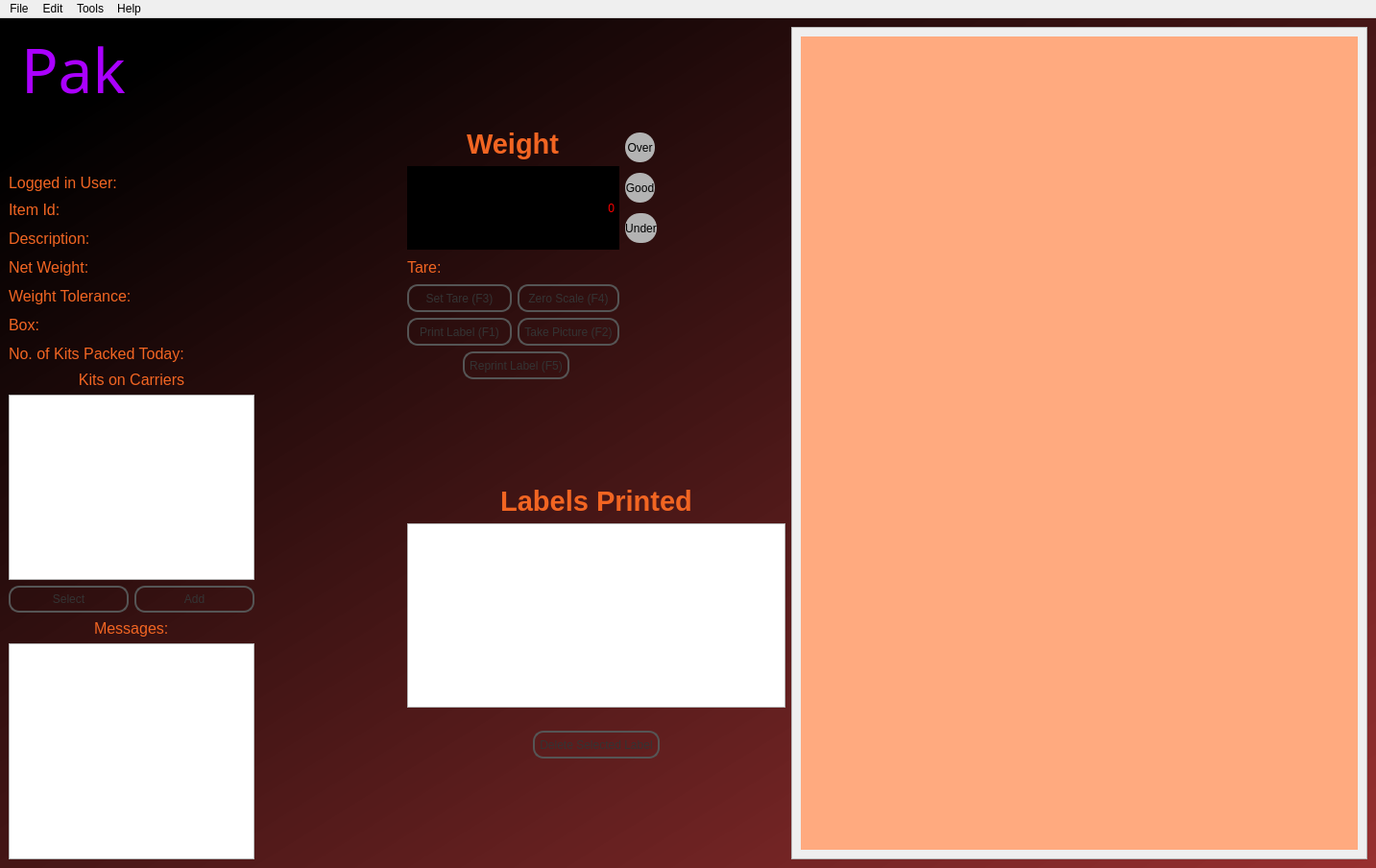
<?xml version="1.0" encoding="UTF-8"?>
<ui version="4.0">
 <author>C. Pusey</author>
 <class>MainWindow</class>
 <widget class="QMainWindow" name="MainWindow">
  <property name="geometry">
   <rect>
    <x>0</x>
    <y>0</y>
    <width>1433</width>
    <height>904</height>
   </rect>
  </property>
  <property name="sizePolicy">
   <sizepolicy hsizetype="Fixed" vsizetype="Fixed">
    <horstretch>0</horstretch>
    <verstretch>0</verstretch>
   </sizepolicy>
  </property>
  <property name="focusPolicy">
   <enum>Qt::StrongFocus</enum>
  </property>
  <property name="windowTitle">
   <string>Pak</string>
  </property>
  <property name="windowIcon">
   <iconset>
    <normaloff>Resources/path2829.png</normaloff>Resources/path2829.png</iconset>
  </property>
  <property name="styleSheet">
   <string notr="true">#MainWindow{
	font: 87 8pt &quot;Arial Black&quot;;
	background-color: rgb(255, 0, 0);
background-image: url(:/newPrefix/Resources/dinpattern-stripe.gif);
}

#label,#label_8,#label_2{color:#f26522;}
#lcdNumber{
	color: rgb(255, 0, 0);
background-color: rgb(0, 0, 0);}
#label_3,#label_4,#label_5,#label_6,#label_9,#label_16,#label_18,#label_21,#label_26,#label_23,#label_24{color:#f26522;font: 75 10pt &quot;Arial&quot;;font-size:16px;}
#label_12,#label_13,#label_14,#label_15,#label_17,#label_19,#label_20,#label_22{color: rgb(255, 170, 0);font: 75 10pt &quot;Arial Black&quot;;font-size:16px;}

#label_7{
	
	
	font: 48pt &quot;Trebuchet MS&quot;;
	
	
	color: rgb(170, 0, 255);
	}

#centralwidget{
	background-color: qlineargradient(spread:pad, x1:1, y1:1, x2:0.057, y2:0.0681818, stop:0 rgba(81, 81, 81, 151), stop:0.98 rgba(0, 0, 0, 255));

}
#label_10{
	background-color: rgb(0, 0, 0);
	color: rgb(255, 0, 0);
	
	font: 75 48pt &quot;Glass Gauge&quot;;

}
QPushButton{
	
	
font: 75 8pt &quot;Arial Black&quot;;
color: #333;
border: 2px solid #555;
border-radius: 11px;
padding: 5px;
background: qradialgradient(cx: 0.3, cy: -0.4,
fx: 0.3, fy: -0.4,
radius: 1.35, stop: 0 #fff, stop: 1 #888);
min-width: 80px;
	

}

QPushButton:hover {
background: qradialgradient(cx: 0.3, cy: -0.4,
fx: 0.3, fy: -0.4,
radius: 1.35, stop: 0 #fff, stop: 1 #bbb);
}

QPushButton:pressed  {

background: qradialgradient(cx: 0.4, cy: -0.1,
fx: 0.4, fy: -0.1,
radius: 1.35, stop: 0 #fff, stop: 1 #ddd);
}
#label_11{

	background-color: rgb(255, 170, 127);

}
#highlabel,#goodlabel,#lowlabel{
border-width: 2px;
border-radius: 15px;
	background-color: rgb(179, 179, 179);
font: 70 7pt &quot;Arial Black&quot;;


}

#tableView  {
gridline-color:  rgb(170, 85, 255);

}

</string>
  </property>
  <widget class="QWidget" name="centralwidget">
   <property name="sizePolicy">
    <sizepolicy hsizetype="Preferred" vsizetype="Preferred">
     <horstretch>0</horstretch>
     <verstretch>0</verstretch>
    </sizepolicy>
   </property>
   <property name="styleSheet">
    <string notr="true"/>
   </property>
   <layout class="QGridLayout" name="gridLayout">
    <item row="0" column="0" rowspan="10">
     <layout class="QGridLayout" name="gridLayout_4">
      <item row="0" column="0" colspan="2">
       <layout class="QVBoxLayout" name="verticalLayout">
        <item>
         <layout class="QHBoxLayout" name="horizontalLayout">
          <item>
           <widget class="QLabel" name="label_2">
            <property name="text">
             <string/>
            </property>
            <property name="pixmap">
             <pixmap>Resources/path2829.png</pixmap>
            </property>
           </widget>
          </item>
          <item>
           <widget class="QLabel" name="label_7">
            <property name="font">
             <font>
              <family>Trebuchet MS</family>
              <pointsize>48</pointsize>
              <weight>50</weight>
              <italic>false</italic>
              <bold>false</bold>
             </font>
            </property>
            <property name="text">
             <string>Pak</string>
            </property>
           </widget>
          </item>
          <item>
           <spacer name="horizontalSpacer_7">
            <property name="orientation">
             <enum>Qt::Horizontal</enum>
            </property>
            <property name="sizeHint" stdset="0">
             <size>
              <width>40</width>
              <height>20</height>
             </size>
            </property>
           </spacer>
          </item>
         </layout>
        </item>
        <item>
         <spacer name="verticalSpacer">
          <property name="orientation">
           <enum>Qt::Vertical</enum>
          </property>
          <property name="sizeHint" stdset="0">
           <size>
            <width>20</width>
            <height>58</height>
           </size>
          </property>
         </spacer>
        </item>
        <item>
         <layout class="QHBoxLayout" name="horizontalLayout_2">
          <item>
           <widget class="QLabel" name="label_18">
            <property name="text">
             <string>Logged in User:</string>
            </property>
           </widget>
          </item>
          <item>
           <widget class="QLabel" name="label_19">
            <property name="text">
             <string/>
            </property>
           </widget>
          </item>
          <item>
           <spacer name="horizontalSpacer_5">
            <property name="orientation">
             <enum>Qt::Horizontal</enum>
            </property>
            <property name="sizeHint" stdset="0">
             <size>
              <width>40</width>
              <height>20</height>
             </size>
            </property>
           </spacer>
          </item>
         </layout>
        </item>
        <item>
         <layout class="QHBoxLayout" name="horizontalLayout_3">
          <item>
           <widget class="QLabel" name="label_3">
            <property name="text">
             <string>Item Id:</string>
            </property>
           </widget>
          </item>
          <item>
           <widget class="QLabel" name="label_12">
            <property name="sizePolicy">
             <sizepolicy hsizetype="Preferred" vsizetype="Preferred">
              <horstretch>0</horstretch>
              <verstretch>0</verstretch>
             </sizepolicy>
            </property>
            <property name="minimumSize">
             <size>
              <width>91</width>
              <height>24</height>
             </size>
            </property>
            <property name="text">
             <string/>
            </property>
           </widget>
          </item>
          <item>
           <spacer name="horizontalSpacer_3">
            <property name="orientation">
             <enum>Qt::Horizontal</enum>
            </property>
            <property name="sizeHint" stdset="0">
             <size>
              <width>258</width>
              <height>20</height>
             </size>
            </property>
           </spacer>
          </item>
         </layout>
        </item>
        <item>
         <layout class="QHBoxLayout" name="horizontalLayout_4">
          <item>
           <widget class="QLabel" name="label_4">
            <property name="font">
             <font>
              <family>Arial</family>
              <pointsize>-1</pointsize>
              <weight>9</weight>
              <italic>false</italic>
              <bold>false</bold>
             </font>
            </property>
            <property name="text">
             <string>Description:</string>
            </property>
           </widget>
          </item>
          <item>
           <widget class="QLabel" name="label_13">
            <property name="minimumSize">
             <size>
              <width>301</width>
              <height>24</height>
             </size>
            </property>
            <property name="text">
             <string/>
            </property>
           </widget>
          </item>
         </layout>
        </item>
        <item>
         <layout class="QHBoxLayout" name="horizontalLayout_5">
          <item>
           <widget class="QLabel" name="label_5">
            <property name="text">
             <string>Net Weight:</string>
            </property>
           </widget>
          </item>
          <item>
           <widget class="QLabel" name="label_14">
            <property name="minimumSize">
             <size>
              <width>61</width>
              <height>24</height>
             </size>
            </property>
            <property name="text">
             <string/>
            </property>
           </widget>
          </item>
          <item>
           <spacer name="horizontalSpacer_4">
            <property name="orientation">
             <enum>Qt::Horizontal</enum>
            </property>
            <property name="sizeHint" stdset="0">
             <size>
              <width>40</width>
              <height>20</height>
             </size>
            </property>
           </spacer>
          </item>
         </layout>
        </item>
        <item>
         <layout class="QHBoxLayout" name="horizontalLayout_6">
          <item>
           <widget class="QLabel" name="label_16">
            <property name="text">
             <string>Weight Tolerance:</string>
            </property>
           </widget>
          </item>
          <item>
           <widget class="QLabel" name="label_17">
            <property name="minimumSize">
             <size>
              <width>61</width>
              <height>24</height>
             </size>
            </property>
            <property name="text">
             <string/>
            </property>
           </widget>
          </item>
          <item>
           <spacer name="horizontalSpacer_6">
            <property name="orientation">
             <enum>Qt::Horizontal</enum>
            </property>
            <property name="sizeHint" stdset="0">
             <size>
              <width>40</width>
              <height>20</height>
             </size>
            </property>
           </spacer>
          </item>
         </layout>
        </item>
        <item>
         <layout class="QHBoxLayout" name="horizontalLayout_7">
          <item>
           <widget class="QLabel" name="label_6">
            <property name="text">
             <string>Box:</string>
            </property>
           </widget>
          </item>
          <item>
           <widget class="QLabel" name="label_15">
            <property name="minimumSize">
             <size>
              <width>81</width>
              <height>24</height>
             </size>
            </property>
            <property name="text">
             <string/>
            </property>
            <property name="scaledContents">
             <bool>false</bool>
            </property>
           </widget>
          </item>
          <item>
           <spacer name="horizontalSpacer">
            <property name="orientation">
             <enum>Qt::Horizontal</enum>
            </property>
            <property name="sizeHint" stdset="0">
             <size>
              <width>238</width>
              <height>20</height>
             </size>
            </property>
           </spacer>
          </item>
         </layout>
        </item>
        <item>
         <layout class="QHBoxLayout" name="horizontalLayout_8">
          <item>
           <widget class="QLabel" name="label_21">
            <property name="text">
             <string>No. of Kits Packed Today:</string>
            </property>
           </widget>
          </item>
          <item>
           <widget class="QLabel" name="label_22">
            <property name="minimumSize">
             <size>
              <width>41</width>
              <height>24</height>
             </size>
            </property>
            <property name="text">
             <string/>
            </property>
           </widget>
          </item>
          <item>
           <spacer name="horizontalSpacer_2">
            <property name="orientation">
             <enum>Qt::Horizontal</enum>
            </property>
            <property name="sizeHint" stdset="0">
             <size>
              <width>118</width>
              <height>20</height>
             </size>
            </property>
           </spacer>
          </item>
         </layout>
        </item>
       </layout>
      </item>
      <item row="1" column="0">
       <layout class="QVBoxLayout" name="verticalLayout_3">
        <item>
         <widget class="QLabel" name="label_24">
          <property name="text">
           <string>Kits on Carriers</string>
          </property>
          <property name="alignment">
           <set>Qt::AlignCenter</set>
          </property>
         </widget>
        </item>
        <item>
         <widget class="QTableView" name="tableView_2"/>
        </item>
        <item>
         <layout class="QHBoxLayout" name="horizontalLayout_12">
          <item>
           <widget class="QPushButton" name="pushButton_8">
            <property name="text">
             <string>Select</string>
            </property>
           </widget>
          </item>
          <item>
           <widget class="QPushButton" name="pushButton_7">
            <property name="text">
             <string>Add</string>
            </property>
           </widget>
          </item>
         </layout>
        </item>
       </layout>
      </item>
      <item row="1" column="1">
       <spacer name="horizontalSpacer_19">
        <property name="orientation">
         <enum>Qt::Horizontal</enum>
        </property>
        <property name="sizeHint" stdset="0">
         <size>
          <width>40</width>
          <height>20</height>
         </size>
        </property>
       </spacer>
      </item>
      <item row="2" column="0">
       <layout class="QGridLayout" name="gridLayout_3">
        <item row="0" column="0">
         <spacer name="horizontalSpacer_14">
          <property name="orientation">
           <enum>Qt::Horizontal</enum>
          </property>
          <property name="sizeHint" stdset="0">
           <size>
            <width>40</width>
            <height>20</height>
           </size>
          </property>
         </spacer>
        </item>
        <item row="0" column="1">
         <widget class="QLabel" name="label_23">
          <property name="text">
           <string>Messages:</string>
          </property>
         </widget>
        </item>
        <item row="0" column="2">
         <spacer name="horizontalSpacer_13">
          <property name="orientation">
           <enum>Qt::Horizontal</enum>
          </property>
          <property name="sizeHint" stdset="0">
           <size>
            <width>40</width>
            <height>20</height>
           </size>
          </property>
         </spacer>
        </item>
        <item row="1" column="0" colspan="3">
         <widget class="QPlainTextEdit" name="plainTextEdit"/>
        </item>
       </layout>
      </item>
      <item row="2" column="1">
       <spacer name="horizontalSpacer_20">
        <property name="orientation">
         <enum>Qt::Horizontal</enum>
        </property>
        <property name="sizeHint" stdset="0">
         <size>
          <width>40</width>
          <height>20</height>
         </size>
        </property>
       </spacer>
      </item>
     </layout>
    </item>
    <item row="0" column="1">
     <spacer name="verticalSpacer_3">
      <property name="orientation">
       <enum>Qt::Vertical</enum>
      </property>
      <property name="sizeHint" stdset="0">
       <size>
        <width>20</width>
        <height>91</height>
       </size>
      </property>
     </spacer>
    </item>
    <item row="0" column="5" rowspan="10">
     <widget class="QScrollArea" name="scrollArea">
      <property name="sizePolicy">
       <sizepolicy hsizetype="Preferred" vsizetype="Preferred">
        <horstretch>0</horstretch>
        <verstretch>0</verstretch>
       </sizepolicy>
      </property>
      <property name="minimumSize">
       <size>
        <width>600</width>
        <height>770</height>
       </size>
      </property>
      <property name="widgetResizable">
       <bool>true</bool>
      </property>
      <property name="alignment">
       <set>Qt::AlignRight|Qt::AlignTrailing|Qt::AlignVCenter</set>
      </property>
      <widget class="QWidget" name="scrollAreaWidgetContents">
       <property name="geometry">
        <rect>
         <x>0</x>
         <y>0</y>
         <width>598</width>
         <height>864</height>
        </rect>
       </property>
       <layout class="QVBoxLayout" name="verticalLayout_6">
        <item>
         <widget class="QLabel" name="label_11">
          <property name="text">
           <string/>
          </property>
         </widget>
        </item>
       </layout>
      </widget>
     </widget>
    </item>
    <item row="1" column="1" colspan="3">
     <layout class="QHBoxLayout" name="horizontalLayout_9">
      <item>
       <spacer name="horizontalSpacer_9">
        <property name="orientation">
         <enum>Qt::Horizontal</enum>
        </property>
        <property name="sizeHint" stdset="0">
         <size>
          <width>28</width>
          <height>20</height>
         </size>
        </property>
       </spacer>
      </item>
      <item>
       <widget class="QLabel" name="label_8">
        <property name="font">
         <font>
          <family>Arial</family>
          <pointsize>22</pointsize>
          <weight>75</weight>
          <bold>true</bold>
         </font>
        </property>
        <property name="text">
         <string>Weight</string>
        </property>
       </widget>
      </item>
      <item>
       <spacer name="horizontalSpacer_8">
        <property name="orientation">
         <enum>Qt::Horizontal</enum>
        </property>
        <property name="sizeHint" stdset="0">
         <size>
          <width>28</width>
          <height>20</height>
         </size>
        </property>
       </spacer>
      </item>
     </layout>
    </item>
    <item row="1" column="4" rowspan="2">
     <layout class="QVBoxLayout" name="verticalLayout_4">
      <item>
       <widget class="QLabel" name="highlabel">
        <property name="sizePolicy">
         <sizepolicy hsizetype="Fixed" vsizetype="Fixed">
          <horstretch>0</horstretch>
          <verstretch>0</verstretch>
         </sizepolicy>
        </property>
        <property name="minimumSize">
         <size>
          <width>31</width>
          <height>31</height>
         </size>
        </property>
        <property name="text">
         <string>Over</string>
        </property>
        <property name="alignment">
         <set>Qt::AlignCenter</set>
        </property>
       </widget>
      </item>
      <item>
       <widget class="QLabel" name="goodlabel">
        <property name="sizePolicy">
         <sizepolicy hsizetype="Fixed" vsizetype="Fixed">
          <horstretch>0</horstretch>
          <verstretch>0</verstretch>
         </sizepolicy>
        </property>
        <property name="minimumSize">
         <size>
          <width>31</width>
          <height>31</height>
         </size>
        </property>
        <property name="text">
         <string>Good</string>
        </property>
        <property name="alignment">
         <set>Qt::AlignCenter</set>
        </property>
       </widget>
      </item>
      <item>
       <widget class="QLabel" name="lowlabel">
        <property name="sizePolicy">
         <sizepolicy hsizetype="Fixed" vsizetype="Fixed">
          <horstretch>0</horstretch>
          <verstretch>0</verstretch>
         </sizepolicy>
        </property>
        <property name="minimumSize">
         <size>
          <width>31</width>
          <height>31</height>
         </size>
        </property>
        <property name="text">
         <string>Under</string>
        </property>
        <property name="alignment">
         <set>Qt::AlignCenter</set>
        </property>
       </widget>
      </item>
     </layout>
    </item>
    <item row="2" column="1" colspan="3">
     <widget class="QLabel" name="label_10">
      <property name="sizePolicy">
       <sizepolicy hsizetype="Fixed" vsizetype="Fixed">
        <horstretch>0</horstretch>
        <verstretch>0</verstretch>
       </sizepolicy>
      </property>
      <property name="minimumSize">
       <size>
        <width>221</width>
        <height>87</height>
       </size>
      </property>
      <property name="baseSize">
       <size>
        <width>0</width>
        <height>0</height>
       </size>
      </property>
      <property name="frameShape">
       <enum>QFrame::WinPanel</enum>
      </property>
      <property name="frameShadow">
       <enum>QFrame::Sunken</enum>
      </property>
      <property name="text">
       <string>0</string>
      </property>
      <property name="alignment">
       <set>Qt::AlignRight|Qt::AlignTrailing|Qt::AlignVCenter</set>
      </property>
     </widget>
    </item>
    <item row="3" column="1" colspan="3">
     <layout class="QHBoxLayout" name="horizontalLayout_10">
      <item>
       <widget class="QLabel" name="label_9">
        <property name="text">
         <string>Tare:</string>
        </property>
       </widget>
      </item>
      <item>
       <widget class="QLabel" name="label_20">
        <property name="minimumSize">
         <size>
          <width>71</width>
          <height>24</height>
         </size>
        </property>
        <property name="text">
         <string/>
        </property>
       </widget>
      </item>
      <item>
       <spacer name="horizontalSpacer_10">
        <property name="orientation">
         <enum>Qt::Horizontal</enum>
        </property>
        <property name="sizeHint" stdset="0">
         <size>
          <width>40</width>
          <height>20</height>
         </size>
        </property>
       </spacer>
      </item>
     </layout>
    </item>
    <item row="4" column="1" colspan="2">
     <widget class="QPushButton" name="pushButton">
      <property name="minimumSize">
       <size>
        <width>94</width>
        <height>29</height>
       </size>
      </property>
      <property name="text">
       <string>Set Tare (F3)</string>
      </property>
      <property name="iconSize">
       <size>
        <width>128</width>
        <height>64</height>
       </size>
      </property>
      <property name="checkable">
       <bool>false</bool>
      </property>
      <property name="flat">
       <bool>false</bool>
      </property>
     </widget>
    </item>
    <item row="4" column="3">
     <widget class="QPushButton" name="pushButton_3">
      <property name="minimumSize">
       <size>
        <width>94</width>
        <height>29</height>
       </size>
      </property>
      <property name="text">
       <string>Zero Scale (F4)</string>
      </property>
      <property name="checkable">
       <bool>false</bool>
      </property>
      <property name="flat">
       <bool>false</bool>
      </property>
     </widget>
    </item>
    <item row="4" column="4">
     <spacer name="horizontalSpacer_18">
      <property name="orientation">
       <enum>Qt::Horizontal</enum>
      </property>
      <property name="sizeHint" stdset="0">
       <size>
        <width>153</width>
        <height>20</height>
       </size>
      </property>
     </spacer>
    </item>
    <item row="5" column="1" colspan="2">
     <widget class="QPushButton" name="pushButton_2">
      <property name="minimumSize">
       <size>
        <width>94</width>
        <height>29</height>
       </size>
      </property>
      <property name="text">
       <string>Print Label (F1)</string>
      </property>
     </widget>
    </item>
    <item row="5" column="3">
     <widget class="QPushButton" name="pushButton_4">
      <property name="minimumSize">
       <size>
        <width>94</width>
        <height>29</height>
       </size>
      </property>
      <property name="text">
       <string>Take Picture (F2)</string>
      </property>
     </widget>
    </item>
    <item row="6" column="2" colspan="2">
     <widget class="QPushButton" name="pushButton_6">
      <property name="sizePolicy">
       <sizepolicy hsizetype="Fixed" vsizetype="Fixed">
        <horstretch>0</horstretch>
        <verstretch>0</verstretch>
       </sizepolicy>
      </property>
      <property name="minimumSize">
       <size>
        <width>94</width>
        <height>29</height>
       </size>
      </property>
      <property name="baseSize">
       <size>
        <width>136</width>
        <height>29</height>
       </size>
      </property>
      <property name="text">
       <string>Reprint Label (F5)</string>
      </property>
     </widget>
    </item>
    <item row="7" column="1">
     <spacer name="verticalSpacer_5">
      <property name="orientation">
       <enum>Qt::Vertical</enum>
      </property>
      <property name="sizeHint" stdset="0">
       <size>
        <width>20</width>
        <height>90</height>
       </size>
      </property>
     </spacer>
    </item>
    <item row="8" column="1" colspan="4">
     <layout class="QVBoxLayout" name="verticalLayout_2">
      <item>
       <widget class="QLabel" name="label">
        <property name="font">
         <font>
          <family>Arial</family>
          <pointsize>22</pointsize>
          <weight>75</weight>
          <bold>true</bold>
          <underline>false</underline>
         </font>
        </property>
        <property name="text">
         <string>Labels Printed</string>
        </property>
        <property name="alignment">
         <set>Qt::AlignCenter</set>
        </property>
       </widget>
      </item>
      <item>
       <widget class="QTableView" name="tableView"/>
      </item>
      <item>
       <spacer name="verticalSpacer_2">
        <property name="orientation">
         <enum>Qt::Vertical</enum>
        </property>
        <property name="sizeHint" stdset="0">
         <size>
          <width>20</width>
          <height>18</height>
         </size>
        </property>
       </spacer>
      </item>
      <item>
       <layout class="QHBoxLayout" name="horizontalLayout_11">
        <item>
         <spacer name="horizontalSpacer_11">
          <property name="orientation">
           <enum>Qt::Horizontal</enum>
          </property>
          <property name="sizeHint" stdset="0">
           <size>
            <width>40</width>
            <height>20</height>
           </size>
          </property>
         </spacer>
        </item>
        <item>
         <widget class="QPushButton" name="pushButton_5">
          <property name="minimumSize">
           <size>
            <width>94</width>
            <height>29</height>
           </size>
          </property>
          <property name="text">
           <string>Delete Selected Label</string>
          </property>
         </widget>
        </item>
        <item>
         <spacer name="horizontalSpacer_12">
          <property name="orientation">
           <enum>Qt::Horizontal</enum>
          </property>
          <property name="sizeHint" stdset="0">
           <size>
            <width>40</width>
            <height>20</height>
           </size>
          </property>
         </spacer>
        </item>
       </layout>
      </item>
     </layout>
    </item>
    <item row="9" column="1">
     <spacer name="verticalSpacer_4">
      <property name="orientation">
       <enum>Qt::Vertical</enum>
      </property>
      <property name="sizeHint" stdset="0">
       <size>
        <width>20</width>
        <height>91</height>
       </size>
      </property>
     </spacer>
    </item>
   </layout>
  </widget>
  <widget class="QMenuBar" name="menuBar">
   <property name="geometry">
    <rect>
     <x>0</x>
     <y>0</y>
     <width>1433</width>
     <height>20</height>
    </rect>
   </property>
   <widget class="QMenu" name="menuFile">
    <property name="title">
     <string>File</string>
    </property>
    <addaction name="actionExit"/>
   </widget>
   <widget class="QMenu" name="menuEDit">
    <property name="enabled">
     <bool>true</bool>
    </property>
    <property name="title">
     <string>Edit</string>
    </property>
    <addaction name="actionKit_Table"/>
    <addaction name="actionPreferences"/>
    <addaction name="actionEdit_Users"/>
   </widget>
   <widget class="QMenu" name="menuHelp">
    <property name="title">
     <string>Help</string>
    </property>
    <addaction name="actionManual"/>
    <addaction name="actionAbout_DDPak"/>
   </widget>
   <widget class="QMenu" name="menuTools">
    <property name="title">
     <string>Tools</string>
    </property>
    <addaction name="actionProduction_Reporting"/>
   </widget>
   <addaction name="menuFile"/>
   <addaction name="menuEDit"/>
   <addaction name="menuTools"/>
   <addaction name="menuHelp"/>
  </widget>
  <action name="actionExit">
   <property name="text">
    <string>Exit</string>
   </property>
  </action>
  <action name="actionKit_Table">
   <property name="text">
    <string>Kit Table</string>
   </property>
  </action>
  <action name="actionPictures">
   <property name="text">
    <string>Pictures</string>
   </property>
  </action>
  <action name="actionSelect_New_Kit">
   <property name="text">
    <string>Select New Kit</string>
   </property>
  </action>
  <action name="actionUpdate_Kit_Queue">
   <property name="text">
    <string>Kit Queue</string>
   </property>
  </action>
  <action name="actionPreferences">
   <property name="text">
    <string>Preferences</string>
   </property>
  </action>
  <action name="actionAbout_DDPak">
   <property name="text">
    <string>About DDPak</string>
   </property>
  </action>
  <action name="actionEdit_Users">
   <property name="text">
    <string>Users</string>
   </property>
  </action>
  <action name="actionAdd_Kit_to_Queue">
   <property name="text">
    <string>Add Kit to Queue</string>
   </property>
  </action>
  <action name="actionAdd_Kit_to_Queue_2">
   <property name="text">
    <string>Add Kit to Queue</string>
   </property>
  </action>
  <action name="actionLogout_2">
   <property name="text">
    <string>Logout</string>
   </property>
  </action>
  <action name="actionProduction_Reporting">
   <property name="text">
    <string>Production Reporting</string>
   </property>
  </action>
  <action name="actionImport_Fixed_Data">
   <property name="text">
    <string>Import Fixed Data</string>
   </property>
  </action>
  <action name="actionExport_Fixed_Data">
   <property name="text">
    <string>Export Fixed Data</string>
   </property>
  </action>
  <action name="actionManual">
   <property name="text">
    <string>Manual</string>
   </property>
  </action>
 </widget>
 <resources>
  <include location="myrc.qrc"/>
 </resources>
 <connections/>
 <slots>
  <slot>slot1()</slot>
 </slots>
</ui>
